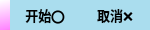
<?xml version="1.0" encoding="UTF-8"?>
<ui version="4.0">
 <class>RecordUiClass</class>
 <widget class="QDialog" name="RecordUiClass">
  <property name="geometry">
   <rect>
    <x>0</x>
    <y>0</y>
    <width>150</width>
    <height>30</height>
   </rect>
  </property>
  <property name="minimumSize">
   <size>
    <width>150</width>
    <height>30</height>
   </size>
  </property>
  <property name="maximumSize">
   <size>
    <width>150</width>
    <height>30</height>
   </size>
  </property>
  <property name="windowTitle">
   <string>Record</string>
  </property>
  <property name="styleSheet">
   <string notr="true">background:qlineargradient(x1:0,y1:0,x2:1,y2:1,stop:0 #FFF,stop:0.5 #F8F,stop:1 #F00);</string>
  </property>
  <widget class="QPushButton" name="bnStart">
   <property name="geometry">
    <rect>
     <x>10</x>
     <y>0</y>
     <width>70</width>
     <height>30</height>
    </rect>
   </property>
   <property name="minimumSize">
    <size>
     <width>70</width>
     <height>30</height>
    </size>
   </property>
   <property name="maximumSize">
    <size>
     <width>70</width>
     <height>30</height>
    </size>
   </property>
   <property name="font">
    <font>
     <family>微软雅黑</family>
     <pointsize>10</pointsize>
     <weight>75</weight>
     <bold>true</bold>
    </font>
   </property>
   <property name="styleSheet">
    <string notr="true">QPushButton {
	background-color: #ADE;
	border:none;
}
QPushButton:hover {
	background-color: #8F8;
}</string>
   </property>
   <property name="text">
    <string>开始⭕</string>
   </property>
  </widget>
  <widget class="QPushButton" name="bnClose">
   <property name="geometry">
    <rect>
     <x>80</x>
     <y>0</y>
     <width>70</width>
     <height>30</height>
    </rect>
   </property>
   <property name="minimumSize">
    <size>
     <width>70</width>
     <height>30</height>
    </size>
   </property>
   <property name="maximumSize">
    <size>
     <width>70</width>
     <height>30</height>
    </size>
   </property>
   <property name="font">
    <font>
     <family>微软雅黑</family>
     <pointsize>10</pointsize>
     <weight>75</weight>
     <bold>true</bold>
    </font>
   </property>
   <property name="styleSheet">
    <string notr="true">QPushButton {
	background-color: #ADE;
	border:none;
}
QPushButton:hover {
	background-color: #F88;
}</string>
   </property>
   <property name="text">
    <string>取消❌</string>
   </property>
  </widget>
 </widget>
 <resources/>
 <connections/>
</ui>
